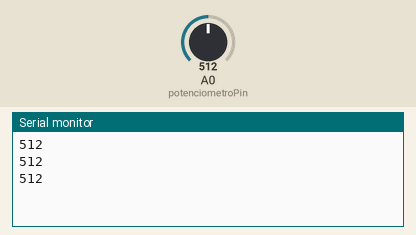
This sketch was run on a simulated Arduino Uno, built with avr-gcc and run on an emulated ATmega328P. Parts: the last lines printed to the serial monitor. Inputs (shaded band) come from the test bench; at power-on: A0 (potenciometroPin) = 512.

Above: at 1.3 s.
1.4 s: A0 (potenciometroPin) set to 716
At 1.9 s:
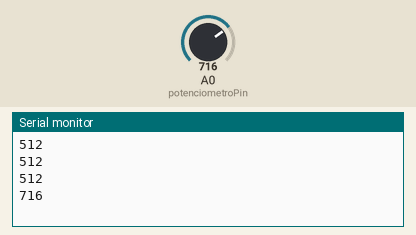
2.9 s: A0 (potenciometroPin) set to 900
At 3.4 s:
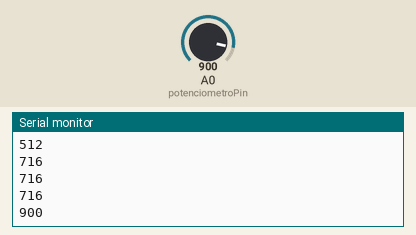
Timing chart, 0 to 5.9 s (numbered marks = the images above; inputs shaded):
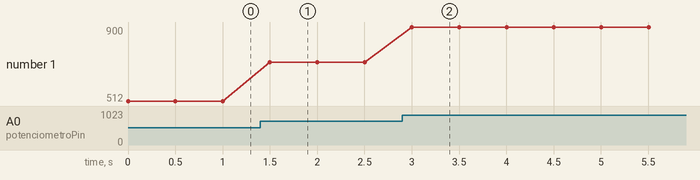

The sketch:

Slide-2-Led.ino
```cpp
int potenciometroPin = A0; // Potenciômetro conectado ao pino A0
int valor;

void setup() {
  Serial.begin(9600);
}

void loop() {
  valor = analogRead(potenciometroPin);
  Serial.println(valor);
  delay(500);
}
```

Measured:
- after the input at 1.4 s, the serial monitor: prints a new line after 0.10 s (image 1)
- after the input at 2.9 s, the serial monitor: prints a new line after 0.10 s (image 2)
- plotted number 1: 512 → 716 after the input at 1.4 s, 716 → 900 after the input at 2.9 s
